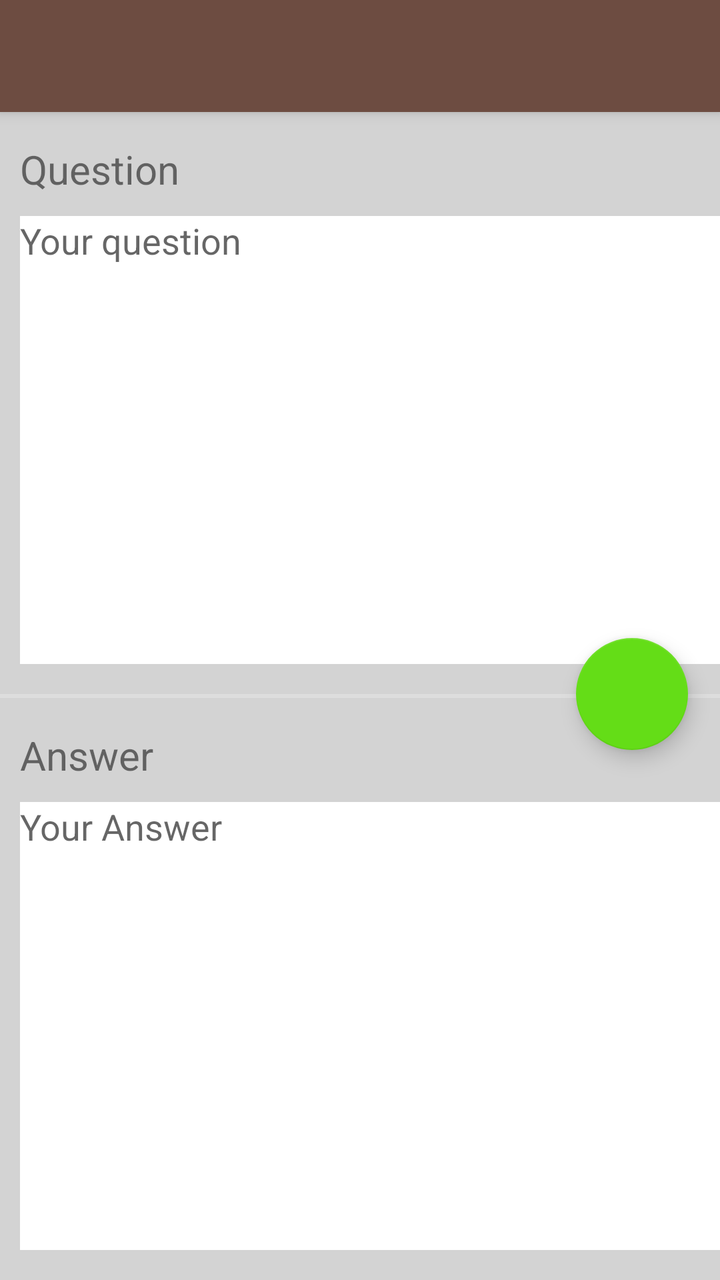
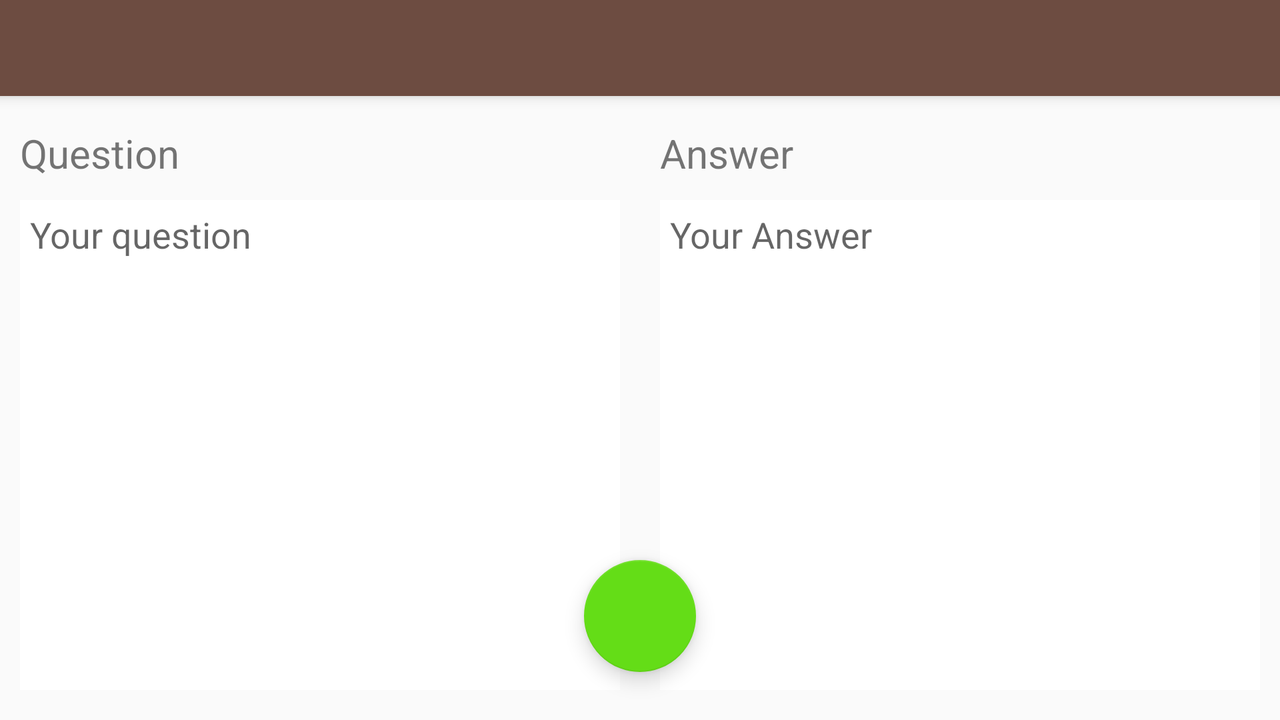

First picture: res/layout/ on a phone held upright. Second picture: the repository's own variant of that layout, on a device whose configuration matches the variant's folder. Source for both follows.
<!-- AndroidManifest.xml: application theme AppTheme -->
<!-- res/layout/add_cards.xml -->
<?xml version="1.0" encoding="utf-8"?>
<android.support.design.widget.CoordinatorLayout
    xmlns:android="http://schemas.android.com/apk/res/android"
    xmlns:app="http://schemas.android.com/apk/res-auto"
    android:layout_width="match_parent"
    android:layout_height="match_parent">

    <LinearLayout
        android:layout_width="match_parent"
        android:layout_height="match_parent"
        android:orientation="vertical"
        android:background="#d3d3d3">

        <include layout="@layout/toolbar" />

        <TextView
            android:layout_width="wrap_content"
            android:layout_height="wrap_content"
            android:text="@string/enter_question"
            android:layout_marginTop="15dp"
            android:layout_marginLeft="10dp"
            android:layout_marginStart="10dp"
            android:layout_marginBottom="10dp"
            android:textSize="20sp"/>

        <EditText
            android:layout_width="match_parent"
            android:layout_height="0dp"
            android:layout_weight="1"
            android:background="@color/textColorSecondary"
            android:id="@+id/questionEditText"
            android:hint="@string/question_hint"
            android:inputType="textMultiLine"
            android:gravity="top|left"
            android:scrollbars="vertical"
            android:layout_marginLeft="10dp"
            android:layout_marginStart="10dp"
            android:layout_marginBottom="15dp"
            />

        <View
            android:layout_width="match_parent"
            android:layout_height="2dp"
            android:background="#ddd"
            android:id="@+id/seperator"/>

        <TextView
            android:layout_width="wrap_content"
            android:layout_height="wrap_content"
            android:text="@string/enter_answer"
            android:layout_marginTop="15dp"
            android:layout_marginLeft="10dp"
            android:layout_marginStart="10dp"
            android:layout_marginBottom="10dp"
            android:textSize="20sp"/>

        <EditText
            android:layout_width="match_parent"
            android:layout_height="0dp"
            android:layout_weight="1"
            android:background="@color/textColorSecondary"
            android:id="@+id/answerEditText"
            android:hint="@string/answer_hint"
            android:inputType="textMultiLine"
            android:gravity="top|left"
            android:scrollbars="vertical"
            android:layout_marginLeft="10dp"
            android:layout_marginStart="10dp"
            android:layout_marginBottom="15dp"
            />

    </LinearLayout>

    <android.support.design.widget.FloatingActionButton
        android:layout_width="wrap_content"
        android:layout_height="wrap_content"
        android:id="@+id/addImageButton"
        android:layout_gravity="center_vertical|end"
        android:layout_margin="16dp"
        android:src="@drawable/ic_add_white_24dp"
        app:layout_anchor="@id/seperator"
        app:layout_anchorGravity="right|end"
        />

</android.support.design.widget.CoordinatorLayout>
<!-- res/layout/toolbar.xml (included above) -->
<android.support.v7.widget.Toolbar
    xmlns:android="http://schemas.android.com/apk/res/android"
    android:layout_height="?attr/actionBarSize"
    android:layout_width="match_parent"
    android:id="@+id/toolbar"
    android:background="@color/colorPrimary"
    android:elevation="4dp"
    android:theme="@style/ToolbarCustomTheme"
    android:popupTheme="@style/AppTheme" />
<!-- resources referenced by this layout -->
<resources>
  <color name="colorPrimary">#6d4c41</color>
  <color name="textColorSecondary">#fff</color>
  <string name="answer_hint">Your Answer</string>
  <string name="enter_answer">Answer</string>
  <string name="enter_question">Question</string>
  <string name="question_hint">Your question</string>
  <style name="AppTheme" parent="Theme.AppCompat.Light.NoActionBar">
          
          <item name="colorPrimary">@color/colorPrimary</item>
          <item name="colorPrimaryDark">@color/colorPrimaryDark</item>
          <item name="colorAccent">@color/colorSecondary</item>
          <item name="android:textAppearanceSmallPopupMenu">@style/myPopupMenuTextAppearanceSmall</item>
          <item name="android:textAppearanceLargePopupMenu">@style/myPopupMenuTextAppearanceLarge</item>
      </style>
  <style name="ToolbarCustomTheme" parent="AppTheme">
          <item name="android:textColorPrimary">@color/textColorSecondary</item>
          
          <item name="colorControlNormal">@color/textColorSecondary</item>
      </style>
  <color name="colorPrimaryDark">#40241a</color>
  <color name="colorSecondary">#64dd17</color>
  <style name="myPopupMenuTextAppearanceSmall" parent="@android:style/TextAppearance.DeviceDefault.Widget.PopupMenu.Small">
          <item name="android:textColor">@color/textColorPrimary</item>
          <item name="android:textSize">12sp</item>
      </style>
  <style name="myPopupMenuTextAppearanceLarge" parent="@android:style/TextAppearance.DeviceDefault.Widget.PopupMenu.Large">
          <item name="android:textColor">@color/textColorPrimary</item>
          <item name="android:textSize">20sp</item>
      </style>
  <color name="textColorPrimary">#444</color>
</resources>
<!-- res/layout-land/add_cards.xml (the repository's variant of the layout above) -->
<!-- drawn on the phone turned sideways -->
<?xml version="1.0" encoding="utf-8"?>
<android.support.design.widget.CoordinatorLayout
    xmlns:android="http://schemas.android.com/apk/res/android"
    xmlns:app="http://schemas.android.com/apk/res-auto"
    android:layout_width="match_parent"
    android:layout_height="match_parent">

    <LinearLayout
        android:layout_width="match_parent"
        android:layout_height="match_parent"
        android:orientation="vertical"
        android:background="@color/background">

        <include layout="@layout/toolbar" />

        <LinearLayout
            android:layout_width="match_parent"
            android:layout_height="match_parent"
            android:orientation="horizontal">

        <ImageView
            android:layout_width="100dp"
            android:layout_height="match_parent"
            android:id="@+id/previewImageView"
            android:scaleType="centerCrop"
            android:adjustViewBounds="false"
            android:visibility="gone"
            />

            <LinearLayout
                android:layout_width="0dp"
                android:layout_height="match_parent"
                android:orientation="vertical"
                android:layout_weight="1">

        <TextView
            android:layout_width="wrap_content"
            android:layout_height="wrap_content"
            android:text="@string/enter_question"
            android:layout_marginTop="15dp"
            android:layout_marginLeft="10dp"
            android:layout_marginStart="10dp"
            android:layout_marginBottom="10dp"
            android:textSize="20sp"/>

        <EditText
            android:id="@+id/questionEditText"
            android:layout_width="match_parent"
            android:layout_height="match_parent"
            android:layout_marginBottom="15dp"
            android:layout_marginEnd="10dp"
            android:layout_marginLeft="10dp"
            android:layout_marginRight="10dp"
            android:layout_marginStart="10dp"
            android:background="@color/textColorSecondary"
            android:gravity="top|start"
            android:hint="@string/question_hint"
            android:inputType="textMultiLine"
            android:padding="5dp"
            android:scrollbars="vertical" />

            </LinearLayout>

            <View
            android:layout_width="0dp"
            android:layout_height="match_parent"
            android:id="@+id/anchor"/>

            <LinearLayout
                android:layout_width="0dp"
                android:layout_height="match_parent"
                android:orientation="vertical"
                android:layout_weight="1">

        <TextView
            android:layout_width="wrap_content"
            android:layout_height="wrap_content"
            android:text="@string/enter_answer"
            android:layout_marginTop="15dp"
            android:layout_marginLeft="10dp"
            android:layout_marginStart="10dp"
            android:layout_marginBottom="10dp"
            android:textSize="20sp"/>

        <EditText
            android:layout_width="match_parent"
            android:layout_height="match_parent"
            android:background="@color/textColorSecondary"
            android:id="@+id/answerEditText"
            android:hint="@string/answer_hint"
            android:inputType="textMultiLine"
            android:gravity="top|start"
            android:scrollbars="vertical"
            android:layout_marginLeft="10dp"
            android:layout_marginStart="10dp"
            android:layout_marginBottom="15dp"
            android:layout_marginRight="10dp"
            android:layout_marginEnd="10dp"
            android:padding="5dp"
            />
            </LinearLayout>

        </LinearLayout>

    </LinearLayout>

    <android.support.design.widget.FloatingActionButton
        android:layout_width="wrap_content"
        android:layout_height="wrap_content"
        android:id="@+id/addImageButton"
        android:layout_gravity="center_horizontal"
        android:layout_margin="24dp"
        android:src="@drawable/ic_add_a_photo_white_24dp"
        app:layout_anchor="@id/anchor"
        app:layout_anchorGravity="center_vertical|bottom"
        />

</android.support.design.widget.CoordinatorLayout>
